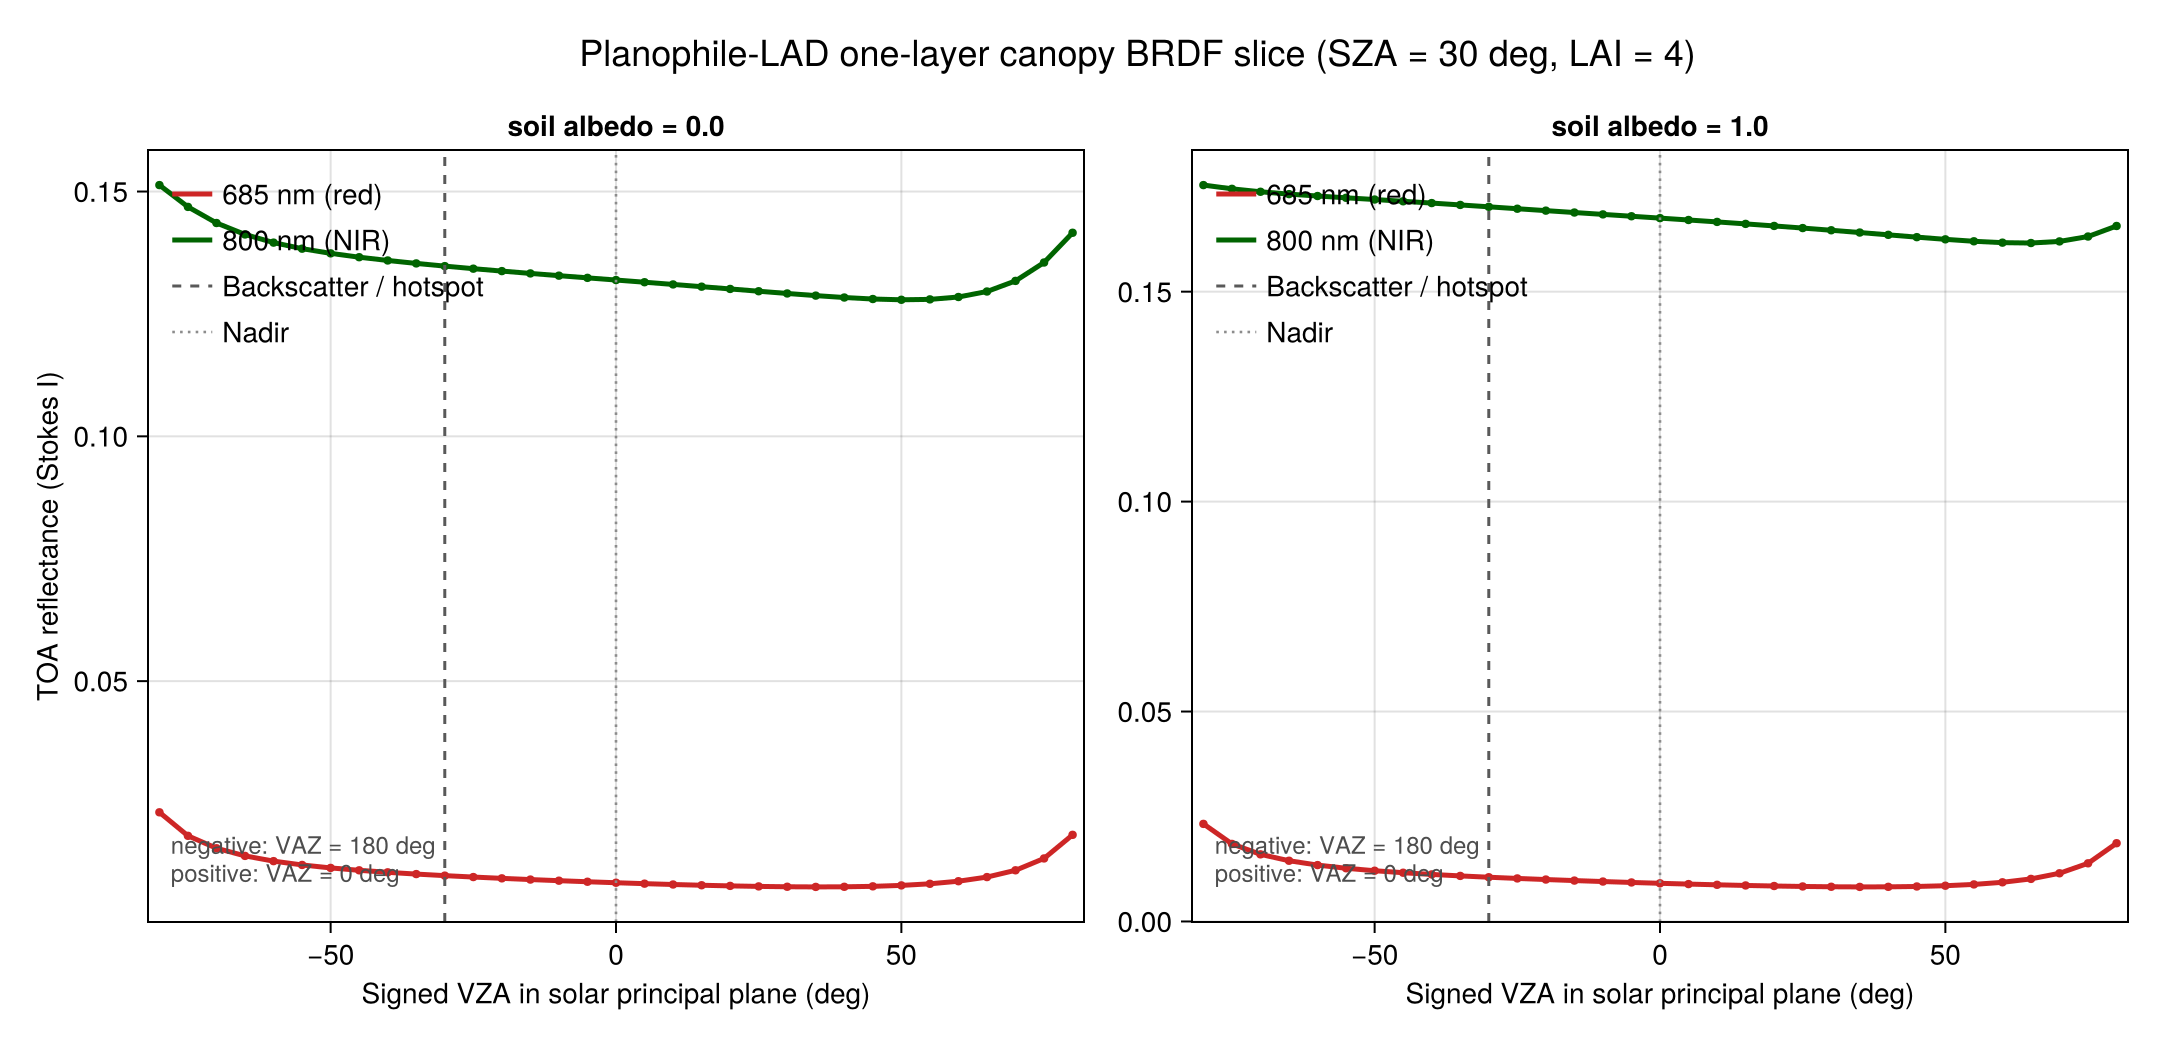

Write the Julia code that produced this figure.
# =================================================================
# Fast canopy BRDF and NDVI slice at two wavelengths: red (685 nm) and NIR
# (800 nm)
#
# This is a no-gas, no-LUT sandbox. It constructs the RT parameters in Julia,
# runs 685 and 800 nm together as one two-point spectral band, and uses a
# vanishingly thin atmosphere so the plotted signal is essentially the
# canopy+soil BRDF.
#
# Run with:
#   julia --project=docs sandbox/canopy_red_nir_brdf_685_800nm.jl
# =================================================================

using vSmartMOM
using vSmartMOM.CoreRT
using CanopyOptics
using CairoMakie

const λ_nm = [685.0, 800.0]
const ν_cm⁻¹ = 1e7 ./ λ_nm
const soil_cases = [
    ("soil albedo = 0.0", 0.0),
    ("soil albedo = 1.0", 1.0),
]
const sza_deg = 30.0

# Principal-plane geometry:
#   negative VZA = VAZ 180 deg, backscatter / hotspot side
#   positive VZA = VAZ   0 deg, forward-scatter side
signed_vza = collect(-80.0:5.0:80.0)
vza = abs.(signed_vza)
vaz = ifelse.(signed_vza .< 0, 180.0, 0.0)

function no_absorption_params()
    # Minimal, no-absorption scene. The pressure thickness is 0.01 hPa, so
    # Rayleigh scattering above the canopy is negligible but the usual RT
    # machinery still has a valid atmospheric layer.
    return parameters_from_dict(Dict{String,Any}(
        "radiative_transfer" => Dict{String,Any}(
            "spec_bands" => [string("[", join(ν_cm⁻¹, " "), "]")],
            "surface" => ["LambertianSurfaceScalar(0.0)"],
            "quadrature_type" => "RadauQuad()",
            "polarization_type" => "Stokes_I()",
            "max_m" => 6,
            "Δ_angle" => 2.0,
            "l_trunc" => 32,
            "depol" => -1.0,
            "float_type" => "Float64",
            "architecture" => "CPU()",
        ),
        "geometry" => Dict{String,Any}(
            "sza" => sza_deg,
            "vza" => vza,
            "vaz" => vaz,
            "obs_alt" => [0.0],
        ),
        "atmospheric_profile" => Dict{String,Any}(
            "T" => [285.0],
            "p" => [1012.99, 1013.0],
            "profile_reduction" => -1,
        ),
    ))
end

leaf = CanopyOptics.LeafProspectProProperties(
    N = 1.5,
    Ccab = 40.0,
    Ccar = 8.0,
    Canth = 0.0,
    Cbrown = 0.0,
    Cw = 0.012,
    Cm = 0.009,
    Cprot = 0.0,
    Ccbc = 0.0,
)

# PROSPECT is evaluated on a 1 nm grid once, then the two requested leaf R/T
# points are handed to the spectral canopy surface.
opti = CanopyOptics.createLeafOpticalStruct(400.0:1.0:2500.0)
T_leaf_grid, R_leaf_grid = CanopyOptics.prospect(leaf, opti)
λ_grid = [Float64(v.val) for v in opti.λ]
grid_idx = [findmin(abs.(λ_grid .- λ))[2] for λ in λ_nm]
R_leaf = R_leaf_grid[grid_idx]
T_leaf = T_leaf_grid[grid_idx]

R_principal = zeros(Float64, length(signed_vza), length(λ_nm), length(soil_cases))
for (isoil, (soil_label, soil_input)) in pairs(soil_cases)
    params = no_absorption_params()
    params.brdf[1] = CanopySurface(;
        soil = LambertianSurfaceScalar(soil_input),
        LAI = 4.0,
        n_layers = 1,
        LAD = CanopyOptics.planophile_leaves2(Float64),
        leaf_reflectance = R_leaf,
        leaf_transmittance = T_leaf,
        leaf_optics_grid = λ_nm,
        grid_unit = :nm,
    )

    model = model_from_parameters(params)
    R, _ = rt_run(model)
    R_principal[:, :, isoil] .= R[:, 1, :]

    println(soil_label, " (input ", soil_input, "), R size: ", size(R))
    for (iλ, λ) in pairs(λ_nm)
        println("  λ = ", λ, " nm, leaf R/T = ", (R_leaf[iλ], T_leaf[iλ]),
                ", principal-plane R(I) min/max: ",
                extrema(R_principal[:, iλ, isoil]))
        for x in (-sza_deg, 0.0, sza_deg)
            idx = findfirst(==(x), signed_vza)
            idx === nothing || println("    R(I), signed VZA = ", x, " deg: ",
                                       R_principal[idx, iλ, isoil])
        end
    end
end

NDVI_principal = (R_principal[:, 2, :] .- R_principal[:, 1, :]) ./
                 (R_principal[:, 2, :] .+ R_principal[:, 1, :])
nadir_idx = findfirst(==(0.0), signed_vza)
NDVI_nadir = NDVI_principal[nadir_idx, :]
NDVI_delta_from_nadir = NDVI_principal .- reshape(NDVI_nadir, 1, :)

for (isoil, (soil_label, _)) in pairs(soil_cases)
    println(soil_label, ", NDVI min/max: ", extrema(NDVI_principal[:, isoil]))
    println("  NDVI at nadir: ", NDVI_principal[nadir_idx, isoil])
    for x in (-sza_deg, sza_deg)
        idx = findfirst(==(x), signed_vza)
        idx === nothing || println("  NDVI, signed VZA = ", x, " deg: ",
                                   NDVI_principal[idx, isoil],
                                   ", ΔNDVI from nadir: ",
                                   NDVI_delta_from_nadir[idx, isoil])
    end
end

fig = Figure(size = (1080, 520))
colors = [:firebrick3, :darkgreen]
labels = ["685 nm (red)", "800 nm (NIR)"]

for (isoil, (soil_label, _)) in pairs(soil_cases)
    ax = Axis(fig[1, isoil];
        xlabel = "Signed VZA in solar principal plane (deg)",
        ylabel = isoil == 1 ? "TOA reflectance (Stokes I)" : "",
        title = soil_label,
    )

    for iλ in eachindex(λ_nm)
        lines!(ax, signed_vza, R_principal[:, iλ, isoil];
               color = colors[iλ], linewidth = 2.5, label = labels[iλ])
        scatter!(ax, signed_vza, R_principal[:, iλ, isoil];
                 color = colors[iλ], markersize = 6)
    end

    vlines!(ax, [-sza_deg]; color = :gray35, linestyle = :dash, linewidth = 1.5,
            label = "Backscatter / hotspot")
    vlines!(ax, [0.0]; color = :gray55, linestyle = :dot, linewidth = 1.3,
            label = "Nadir")

    text!(ax, -78, minimum(R_principal[:, :, isoil]);
          text = "negative: VAZ = 180 deg\npositive: VAZ = 0 deg",
          align = (:left, :bottom), fontsize = 12, color = :gray30)

    axislegend(ax; position = :lt, framevisible = false)
    xlims!(ax, -82, 82)
end

Label(fig[0, 1:2],
      "Planophile-LAD one-layer canopy BRDF slice (SZA = 30 deg, LAI = 4)";
      fontsize = 18)

out_png = joinpath(@__DIR__, "canopy_red_nir_brdf_685_800nm.png")
save(out_png, fig)
println("Saved BRDF slice plot -> ", out_png)

fig_ndvi = Figure(size = (1080, 520))
soil_colors = [:teal, :purple4]

ax_ndvi = Axis(fig_ndvi[1, 1];
    xlabel = "Signed VZA in solar principal plane (deg)",
    ylabel = "NDVI",
    title = "NDVI from 800 and 685 nm reflectance",
)
ax_delta = Axis(fig_ndvi[1, 2];
    xlabel = "Signed VZA in solar principal plane (deg)",
    ylabel = "NDVI - NDVI(nadir)",
    title = "Angular NDVI BRDF effect",
)

for (isoil, (soil_label, _)) in pairs(soil_cases)
    lines!(ax_ndvi, signed_vza, NDVI_principal[:, isoil];
           color = soil_colors[isoil], linewidth = 2.5, label = soil_label)
    scatter!(ax_ndvi, signed_vza, NDVI_principal[:, isoil];
             color = soil_colors[isoil], markersize = 6)

    lines!(ax_delta, signed_vza, NDVI_delta_from_nadir[:, isoil];
           color = soil_colors[isoil], linewidth = 2.5, label = soil_label)
    scatter!(ax_delta, signed_vza, NDVI_delta_from_nadir[:, isoil];
             color = soil_colors[isoil], markersize = 6)
end

for ax in (ax_ndvi, ax_delta)
    hlines!(ax, [0.0]; color = :gray70, linewidth = 1.0)
    vlines!(ax, [-sza_deg]; color = :gray35, linestyle = :dash, linewidth = 1.5,
            label = "Backscatter / hotspot")
    vlines!(ax, [0.0]; color = :gray55, linestyle = :dot, linewidth = 1.3,
            label = "Nadir")
    xlims!(ax, -82, 82)
end

axislegend(ax_ndvi; position = :rb, framevisible = false)
axislegend(ax_delta; position = :lb, framevisible = false)

Label(fig_ndvi[0, 1:2],
      "Canopy NDVI angular dependence (SZA = 30 deg, LAI = 4, planophile LAD)";
      fontsize = 18)

out_ndvi_png = joinpath(@__DIR__, "canopy_ndvi_brdf_effect_685_800nm.png")
save(out_ndvi_png, fig_ndvi)
println("Saved NDVI BRDF-effect plot -> ", out_ndvi_png)
fig_ndvi
